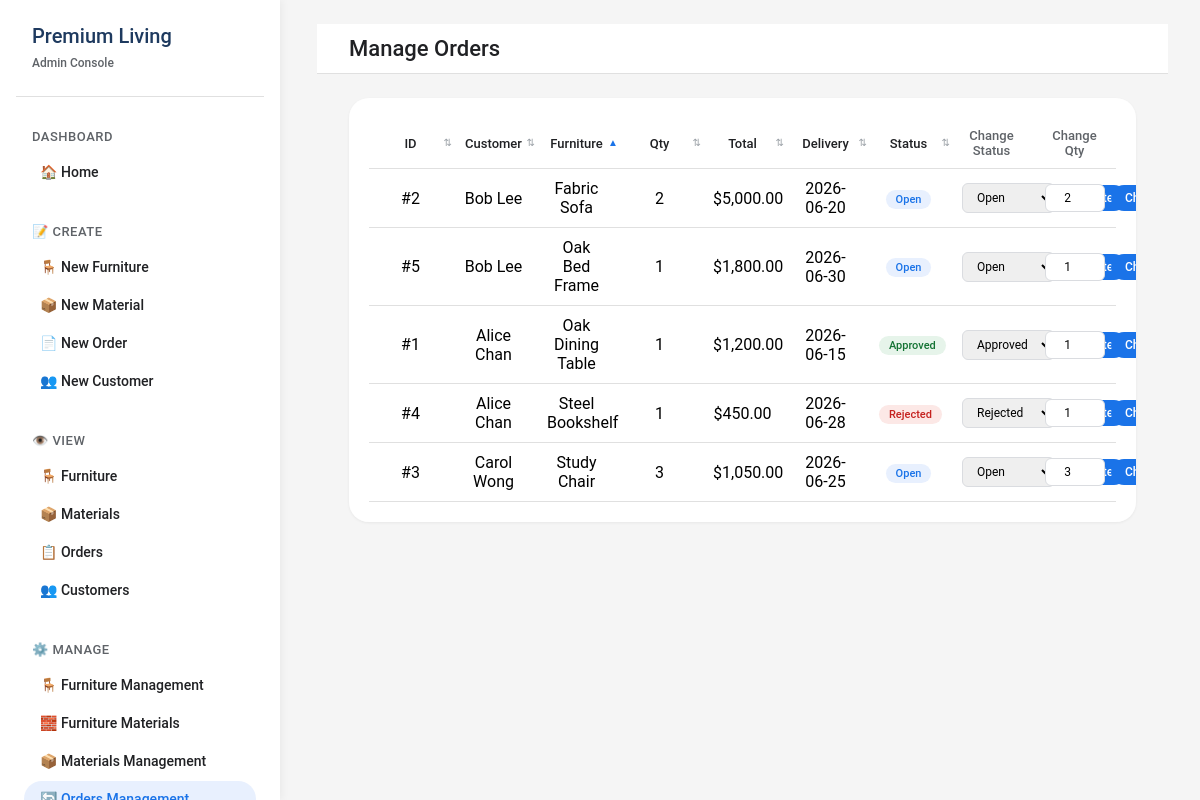
Screenshot of /Staff/Manage/manageOrders.php?sort=f.furniture_name&order=ASC (signed in) with the database file from the repository.
### tables this page shows
CREATE TABLE Orders (
    order_id         INT AUTO_INCREMENT,
    customer_id      INT NOT NULL,
    furniture_id     INT NOT NULL,
    order_date       DATE NOT NULL,
    order_quantity   INT NOT NULL,
    total_amount     DECIMAL(10,2) NOT NULL,
    delivery_address VARCHAR(255) NOT NULL,
    delivery_date    DATE NOT NULL,
    order_status     VARCHAR(50) NOT NULL DEFAULT 'Open',
    PRIMARY KEY (order_id),
    FOREIGN KEY (customer_id)  REFERENCES Customer(customer_id),
    FOREIGN KEY (furniture_id) REFERENCES Furniture(furniture_id)
);

CREATE TABLE Customer (
    customer_id     INT AUTO_INCREMENT,
    customer_name   VARCHAR(100) NOT NULL,
    password        VARCHAR(255) NOT NULL,
    contact_number  VARCHAR(20),
    address         VARCHAR(255),
    PRIMARY KEY (customer_id)
);

CREATE TABLE Furniture (
    furniture_id    INT AUTO_INCREMENT,
    furniture_name  VARCHAR(100) NOT NULL,
    description     TEXT,
    image           LONGBLOB,
    price           DECIMAL(10,2) NOT NULL,
    PRIMARY KEY (furniture_id)
);

### Staff/Manage/manageOrders.php (the view, shortened to what this page needs)
<?php
session_start();require_once __DIR__.'/../../conn.php';require_once __DIR__.'/../../auth.php';requireStaff();require_once __DIR__.'/../../sort_utils.php';$allowed=['o.order_id'=>'ID','c.customer_name'=>'Customer','f.furniture_name'=>'Furniture','o.order_quantity'=>'Qty','o.total_amount'=>'Total','o.delivery_date'=>'Delivery','o.order_status'=>'Status'];list($sort,$order)=get_sort_params($allowed,'o.order_date');
$r=mysqli_query($conn,"SELECT o.*,c.customer_name,f.furniture_name FROM Orders o JOIN Customer c ON o.customer_id=c.customer_id JOIN Furniture f ON o.furniture_id=f.furniture_id ".sort_clause($sort,$order));
$rows=[];while($rw=mysqli_fetch_assoc($r))$rows[]=$rw;mysqli_free_result($r);mysqli_close($conn);
?><!DOCTYPE html><html lang="en"><head><meta charset="UTF-8"><title>Manage Orders</title><link rel="stylesheet" href="../style.css">
</head>
<body><div id="sidebar-container"></div><div class="main-content"><div class="top-bar"><div class="page-title">Manage Orders</div></div>
<div class="content-container">
<div class="tbl-wrap"><table><thead><tr><th><?php echo sortable_th('o.order_id','ID',$sort,$order);?></th><th><?php echo sortable_th('c.customer_name','Customer',$sort,$order);?></th><th><?php echo sortable_th('f.furniture_name','Furniture',$sort,$order);?></th><th><?php echo sortable_th('o.order_quantity','Qty',$sort,$order);?></th><th><?php echo sortable_th('o.total_amount','Total',$sort,$order);?></th><th><?php echo sortable_th('o.delivery_date','Delivery',$sort,$order);?></th><th><?php echo sortable_th('o.order_status','Status',$sort,$order);?></th><th>Change Status</th><th>Change Qty</th></tr></thead><tbody>
<?php foreach($rows as $rw):?>
<tr><td>#<?php echo $rw['order_id'];?></td><td><?php echo htmlspecialchars($rw['customer_name']);?></td><td><?php echo htmlspecialchars($rw['furniture_name']);?></td><td><?php echo $rw['order_quantity'];?></td>
<td>$<?php echo number_format($rw['total_amount'],2);?></td><td><?php echo $rw['delivery_date'];?></td><td><span class="st st-<?php echo htmlspecialchars($rw['order_status']);?>"><?php echo htmlspecialchars($rw['order_status']);?></span></td>
<td><form method="post" class="inline"><input type="hidden" name="action" value="update_status"><input type="hidden" name="order_id" value="<?php echo $rw['order_id'];?>">
<select name="order_status" class="sel"><option value="Open" <?php echo $rw['order_status']==='Open'?'selected':'';?>>Open</option><option value="Approved" <?php echo $rw['order_status']==='Approved'?'selected':'';?>>Approved</option><option value="Rejected" <?php echo $rw['order_status']==='Rejected'?'selected':'';?>>Rejected</option></select>
<button type="submit" class="btn-sm">Update</button></form></td>
<td><form method="post" class="inline" onsubmit="return confirm('Change quantity for order #<?php echo $rw['order_id'];?>? Stock will be adjusted.');">
<input type="number" name="order_quantity" value="<?php echo $rw['order_quantity'];?>" min="1" class="qty-inp">
<button type="submit" class="btn-sm">Change</button></form></td></tr>
<?php endforeach;?></tbody></table></div></div></div>
<script src="../sidebar.js"></script><script>loadSidebar('manage-orders');</script></body></html>

### Staff/style.css (style rules this page uses)
* { margin: 0; padding: 0; box-sizing: border-box; font-family: 'Roboto', system-ui, sans-serif; }
body { background-color: #f5f5f5; display: flex; height: 100vh; overflow: hidden; }
:root { --sidebar-width: 280px; }
#sidebar-container { flex-shrink: 0; display: flex; }
.main-content { flex: 1; display: flex; flex-direction: column; overflow-y: auto; }
.top-bar { background-color: #ffffff; padding: 12px 32px; display: flex; justify-content: space-between; align-items: center; border-bottom: 1px solid #e0e0e0; position: sticky; top: 0; z-index: 5; }
.page-title { font-size: 22px; font-weight: 500; color: #202124; }
.content-container { padding: 24px 32px; }
table { table-layout: fixed; }
th { position: relative; }

### Staff/Manage/manageOrders.php (style rules this page uses)
.main-content { padding:24px 32px }
.tbl-wrap { background:#fff;border-radius:20px;padding:20px;overflow-x:auto;box-shadow:0 1px 3px rgba(0,0,0,.06);margin-bottom:24px }
table { width:100%;border-collapse:collapse;table-layout:fixed }
th,td { padding:10px 12px;border-bottom:1px solid #e0e0e0;text-align:center }
th { font-weight:500;color:#5f6368;font-size:13px }
.st { display:inline-block;padding:3px 10px;border-radius:12px;font-size:11px;font-weight:500 }
.st-Open { background:#e8f0fe;color:#1a73e8 }
.st-Approved { background:#e6f4ea;color:#137333 }
.st-Rejected { background:#fce8e6;color:#c5221f }
.sel { padding:6px 10px;border-radius:6px;border:1px solid #dadce0;font-size:12px }
.btn-sm { padding:6px 14px;border-radius:16px;font-size:12px;font-weight:500;cursor:pointer;border:none;color:#fff;background:#1a73e8 }
form.inline { display:inline-flex;gap:6px;align-items:center }
.qty-inp { width:60px;padding:6px;border-radius:6px;border:1px solid #dadce0;font-size:12px;text-align:center }

### rows the page displays
orders: order_id "2", customer.customer_name "Bob Lee", furniture.furniture_name "Fabric Sofa", order_quantity "2", total_amount "5,000.00", delivery_date "2026-06-20", order_status "Open"
orders: order_id "5", customer.customer_name "Bob Lee", furniture.furniture_name "Oak Bed Frame", order_quantity "1", total_amount "1,800.00", delivery_date "2026-06-30", order_status "Open"
orders: order_id "1", customer.customer_name "Alice Chan", furniture.furniture_name "Oak Dining Table", order_quantity "1", total_amount "1,200.00", delivery_date "2026-06-15", order_status "Approved"
orders: order_id "4", customer.customer_name "Alice Chan", furniture.furniture_name "Steel Bookshelf", order_quantity "1", total_amount "450.00", delivery_date "2026-06-28", order_status "Rejected"
orders: order_id "3", customer.customer_name "Carol Wong", furniture.furniture_name "Study Chair", order_quantity "3", total_amount "1,050.00", delivery_date "2026-06-25", order_status "Open"

### other values shown
$label "ID Customer Furniture Qty Total Delivery Status"
$arrow "⇅ ⇅ ▲ ⇅ ⇅ ⇅ ⇅"
